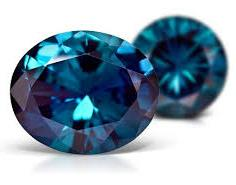
%> input picture train/Alexandrite/alexandrite_15.jpg, 236 x 185 px; its folder holds only this picture in this run
$ octave Fig_1.m   (GNU Octave 9; MATLAB toolbox functions it lacks are replaced by stand-ins)
%> lines starting %> are read from the running program, lines starting %| are printed output that depends on the picture
% im=lapisLazuli_3;
% im=amber_9;
clear all
close all
cd('C:\Users\sbbk034\OneDrive - City, University of London\Documents\GitHub\Gems')
%% processing here


dir0=dir('train');
averages=[];
names={};
count_names=1;
template=[];
for count_1     =3:size(dir0,1)
    dir1        = dir(strcat('train',filesep,dir0(count_1).name));
    for count_2 =3:size(dir1,1)
        names{count_names,1}=dir1(count_2).name;

        im      = imread(strcat('train',filesep,dir0(count_1).name,filesep,dir1(count_2).name));
%> im is the input picture: size 185x236x3 uint8; mean R, G, B 140.9, 160.7, 175.1
        template(:,:,:,count_names) = imresize(im,[128 128]);
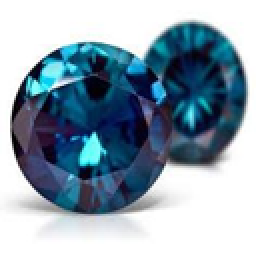
%> template: size 128x128x3 double (shown 2 times larger); mean R, G, B 140.9, 160.6, 175.1
        [rows,cols,levs]=size(im);
%> rows = 185; cols = 236; levs = 3
        background_r = mean(mean(im(1:5,:,1)));
%> background_r = 255
        background_g = mean( mean(im(1:5,:,2)));
%> background_g = 255
        background_b = mean( mean(im(1:5,:,3)));
%> background_b = 255

        im2=double(reshape(im,[rows*cols,3]));


        im3 = im2(( abs(im2(:,1)-background_r)+abs(im2(:,2)-background_g)+abs(im2(:,3)-background_g))>15,:);
        averages=[averages; mean(im3)];
%> averages = [64.62 97.64 121.9]
                count_names=count_names+1;
    end
end
averages_hsv=rgb2hsv(averages/255);
%> averages_hsv = [0.571 0.47 0.478; 0.0737 0.0528 0.645]
[rank_hue,index_hue] = sort(averages_hsv(:,1));
%> rank_hue = [0.0737; 0.571]; index_hue = [2; 1]
%%
h4=figure(4);
clf
h141=subplot(141);
montage(template(:,:,:,index_hue(1:100))/255)
%> (this line was passed over: montage is not available in this run)
h142=subplot(142);
montage(template(:,:,:,index_hue(101:200))/255)
%> (this line was passed over: montage is not available in this run)
h143=subplot(143);
montage(template(:,:,:,index_hue(201:300))/255)
%> (this line was passed over: montage is not available in this run)
h144=subplot(144);
montage(template(:,:,:,index_hue(301:400))/255)
%> (this line was passed over: montage is not available in this run)
%
h141.Position=[0.01 0.01 0.23 0.95];
h142.Position=[0.26 0.01 0.23 0.95];
h143.Position=[0.51 0.01 0.23 0.95];
h144.Position=[0.76 0.01 0.23 0.95];
filename = 'Fig_1.png';
%%
h5=figure(5);
clf
h151=subplot(151);
montage(template(:,:,:,index_hue(2:101))/255)
%> (this line was passed over: montage is not available in this run)
h152=subplot(152);
montage(template(:,:,:,index_hue(102:201))/255)
%> (this line was passed over: montage is not available in this run)
h153=subplot(153);
%> (the run ends here)
